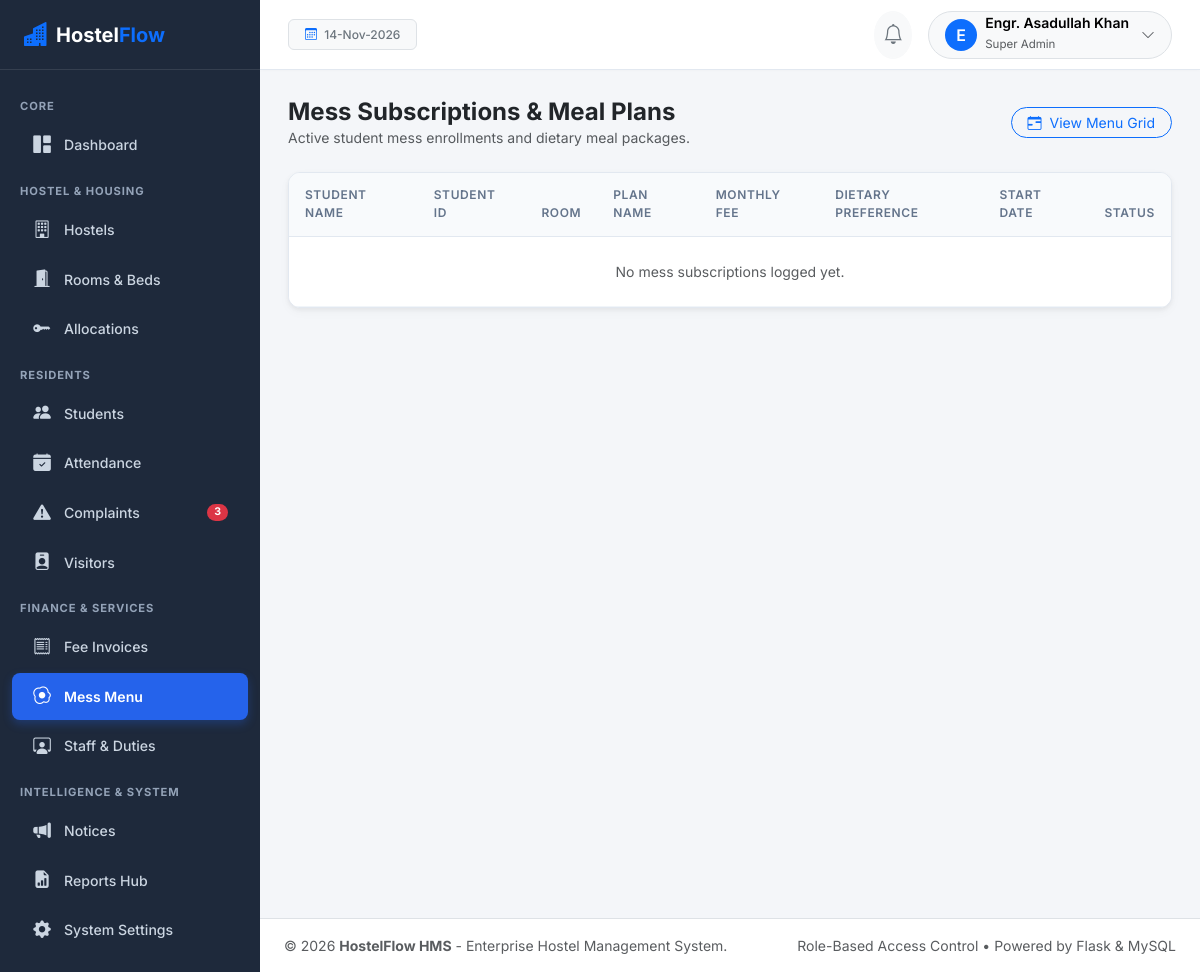
/mess/subscriptions (signed in), run on the app's committed database.
### app/models/user.py (models this page shows, shortened)
class User(UserMixin, TimestampMixin, db.Model):
    __tablename__ = 'users'
    id = db.Column(db.Integer, primary_key=True)
    username = db.Column(db.String(80), unique=True, nullable=False, index=True)
    email = db.Column(db.String(120), unique=True, nullable=False, index=True)
    password_hash = db.Column(db.String(255), nullable=False)
    full_name = db.Column(db.String(120), nullable=False)
    avatar = db.Column(db.String(255), default='default_avatar.png')
    is_active = db.Column(db.Boolean, default=True, nullable=False)
    last_login = db.Column(db.DateTime)
    role_id = db.Column(db.Integer, db.ForeignKey('roles.id'), nullable=False)
    role = db.relationship('Role', back_populates='users')
    student_profile = db.relationship('Student', back_populates='user', uselist=False)
    employee_profile = db.relationship('Employee', back_populates='user', uselist=False)
    notifications = db.relationship('Notification', back_populates='user', lazy='dynamic', cascade='all, delete-orphan')
    audit_logs = db.relationship('AuditLog', back_populates='user', lazy='dynamic')
    def has_role(self, role_name):
        return self.role is not None and self.role.name.lower() == role_name.lower()
    @property
    def is_super_admin(self):
        return self.has_role('Super Admin')
    @property
    def is_student(self):
        return self.has_role('Student')
    @property
    def is_staff(self):
        return self.has_role('Staff')

class Role(db.Model):
    __tablename__ = 'roles'
    id = db.Column(db.Integer, primary_key=True)
    name = db.Column(db.String(50), unique=True, nullable=False)
    description = db.Column(db.String(255))
    users = db.relationship('User', back_populates='role', lazy='dynamic')

### app/routes/mess.py (the view)
@mess_bp.route('/subscriptions')
@login_required
@role_required('Super Admin', 'Hostel Admin', 'Accountant', 'Warden')
def list_subscriptions():
    subscriptions = MessSubscription.query.order_by(MessSubscription.created_at.desc()).all()
    return render_template('mess/subscriptions.html', subscriptions=subscriptions)

### app/__init__.py (called while the page is built)
@login_manager.user_loader
def load_user(user_id):
    return User.query.get(int(user_id))

### app/services/auth_service.py (called while the page is built)
def role_required(*roles):
    def decorator(f):
        @wraps(f)
        def decorated_function(*args, **kwargs):
            if not current_user.is_authenticated:
                return redirect(url_for('auth.login', next=request.url))
            if current_user.is_super_admin:
                return f(*args, **kwargs)
            user_role = current_user.role.name if current_user.role else ''
            if user_role not in roles:
                flash("You do not have administrative permission to access this resource.", "danger")
                abort(403)
            return f(*args, **kwargs)
        return decorated_function
    return decorator

### app/templates/mess/subscriptions.html (shortened to what this page needs)
{% extends "base.html" %}
{% block content %}
<div class="d-flex flex-column flex-md-row justify-content-between align-items-md-center gap-2 mb-4">
  <div>
    <h4 class="fw-bold mb-0 text-dark">Mess Subscriptions & Meal Plans</h4>
    <p class="text-muted small mb-0">Active student mess enrollments and dietary meal packages.</p>
  </div>
  <a href="{{ url_for('mess.weekly_menu') }}" class="btn btn-outline-primary btn-sm rounded-pill px-3">
    <i class="bi bi-calendar-range me-1"></i> View Menu Grid
  </a>
</div>
<div class="card card-saas">
  <div class="table-responsive">
    <table class="table table-custom table-hover align-middle mb-0">
      <thead>
        <tr>
          <th>Student Name</th>
          <th>Student ID</th>
          <th>Room</th>
          <th>Plan Name</th>
          <th>Monthly Fee</th>
          <th>Dietary Preference</th>
          <th>Start Date</th>
          <th>Status</th>
        </tr>
      </thead>
      <tbody>
        {% for s in subscriptions %}
          <tr>
            <td>
              <div class="fw-semibold text-dark">{{ s.student.full_name }}</div>
            </td>
            <td><small class="text-muted">{{ s.student.student_id_code }}</small></td>
            <td>
              {% if s.student.current_room %}
                <span class="badge badge-soft-secondary">{{ s.student.current_room.room_number }}</span>
              {% else %}
                -
              {% endif %}
            </td>
            <td><span class="badge badge-soft-primary">{{ s.plan_name }}</span></td>
            <td class="fw-bold text-success">{{ s.monthly_fee|currency }}</td>
            <td class="small text-muted">{{ s.dietary_preference }}</td>
            <td>{{ s.start_date|date_format }}</td>
            <td>
              <span class="badge {% if s.status == 'Active' %}badge-soft-success{% else %}badge-soft-secondary{% endif %}">
                {{ s.status }}
              </span>
            </td>
          </tr>
        {% else %}
          <tr><td colspan="8" class="text-center py-4 text-muted">No mess subscriptions logged yet.</td></tr>
        {% endfor %}
      </tbody>
    </table>
  </div>
</div>
{% endblock %}

### app/templates/base.html (shortened to what this page needs)
<!DOCTYPE html>
<html lang="en">
<head>
  <link href="https://cdn.jsdelivr.net/npm/bootstrap@5.3.3/dist/css/bootstrap.min.css" rel="stylesheet">
  <link rel="stylesheet" href="https://cdn.jsdelivr.net/npm/bootstrap-icons@1.11.3/font/bootstrap-icons.min.css">
  <link rel="stylesheet" href="{{ url_for('static', filename='css/style.css') }}">
</head>
<body>
<div class="d-flex" id="wrapper">
  <div id="sidebar-wrapper">
    <div class="sidebar-brand">
      <i class="bi bi-buildings-fill text-primary me-2 fs-4"></i>
      <span>Hostel<span class="text-primary">Flow</span></span>
    </div>
    <div class="py-3">
      {% if current_user.is_authenticated and not current_user.is_student and not current_user.is_staff %}
        <div class="sidebar-heading">Core</div>
        <a href="{{ url_for('dashboard.index') }}" class="nav-link-custom {% if request.endpoint and request.endpoint == 'dashboard.index' %}active{% endif %}">
          <i class="bi bi-grid-1x2-fill"></i> Dashboard
        </a>
        <div class="sidebar-heading">Hostel & Housing</div>
        <a href="{{ url_for('hostels.list_hostels') }}" class="nav-link-custom {% if request.endpoint and 'hostels' in request.endpoint %}active{% endif %}">
          <i class="bi bi-building"></i> Hostels
        </a>
        <a href="{{ url_for('rooms.list_rooms') }}" class="nav-link-custom {% if request.endpoint and 'rooms' in request.endpoint %}active{% endif %}">
          <i class="bi bi-door-open-fill"></i> Rooms & Beds
        </a>
        <a href="{{ url_for('allocations.list_allocations') }}" class="nav-link-custom {% if request.endpoint and 'allocations' in request.endpoint %}active{% endif %}">
          <i class="bi bi-key-fill"></i> Allocations
        </a>
        <div class="sidebar-heading">Residents</div>
        <a href="{{ url_for('students.list_students') }}" class="nav-link-custom {% if request.endpoint and 'students' in request.endpoint %}active{% endif %}">
          <i class="bi bi-people-fill"></i> Students
        </a>
        <a href="{{ url_for('attendance.index') }}" class="nav-link-custom {% if request.endpoint and 'attendance' in request.endpoint %}active{% endif %}">
          <i class="bi bi-calendar-check-fill"></i> Attendance
        </a>
        <a href="{{ url_for('complaints.list_complaints') }}" class="nav-link-custom {% if request.endpoint and 'complaints' in request.endpoint %}active{% endif %}">
          <i class="bi bi-exclamation-triangle-fill"></i> Complaints
          {% if pending_complaints_count > 0 %}
            <span class="badge bg-danger rounded-pill ms-auto">{{ pending_complaints_count }}</span>
          {% endif %}
        </a>
        <a href="{{ url_for('visitors.list_visitors') }}" class="nav-link-custom {% if request.endpoint and 'visitors' in request.endpoint %}active{% endif %}">
          <i class="bi bi-person-badge-fill"></i> Visitors
        </a>
        <div class="sidebar-heading">Finance & Services</div>
        <a href="{{ url_for('fees.list_invoices') }}" class="nav-link-custom {% if request.endpoint and 'fees' in request.endpoint %}active{% endif %}">
          <i class="bi bi-receipt"></i> Fee Invoices
        </a>
        <a href="{{ url_for('mess.weekly_menu') }}" class="nav-link-custom {% if request.endpoint and 'mess' in request.endpoint %}active{% endif %}">
          <i class="bi bi-egg-fried"></i> Mess Menu
        </a>
        <a href="{{ url_for('staff.list_employees') }}" class="nav-link-custom {% if request.endpoint and 'staff' in request.endpoint %}active{% endif %}">
          <i class="bi bi-person-workspace"></i> Staff & Duties
        </a>
        <div class="sidebar-heading">Intelligence & System</div>
        <a href="{{ url_for('announcements.list_announcements') }}" class="nav-link-custom {% if request.endpoint and 'announcements' in request.endpoint %}active{% endif %}">
          <i class="bi bi-megaphone-fill"></i> Notices
        </a>
        <a href="{{ url_for('reports.index') }}" class="nav-link-custom {% if request.endpoint and 'reports' in request.endpoint %}active{% endif %}">
          <i class="bi bi-file-earmark-bar-graph-fill"></i> Reports Hub
        </a>
        {% if current_user.is_super_admin %}
          <a href="{{ url_for('settings.general_settings') }}" class="nav-link-custom {% if request.endpoint and 'settings' in request.endpoint %}active{% endif %}">
            <i class="bi bi-gear-fill"></i> System Settings
          </a>
        {% endif %}
      {% endif %}
    </div>
  </div>
  <div id="page-content-wrapper">
    <nav class="navbar top-navbar d-flex align-items-center justify-content-between">
      <div class="d-flex align-items-center gap-3">
        <span class="badge bg-light text-secondary border px-3 py-2 fw-medium">
          <i class="bi bi-calendar3 me-1 text-primary"></i>
          {{ today_date|date_format }}
        </span>
      </div>
      <div class="d-flex align-items-center gap-3">
        <div class="dropdown">
          <button class="btn btn-light position-relative rounded-circle p-2" type="button" data-bs-toggle="dropdown" aria-expanded="false">
            <i class="bi bi-bell fs-5 text-secondary"></i>
          </button>
        </div>
        <div class="dropdown">
          <button class="btn btn-light rounded-pill border d-flex align-items-center gap-2 py-1 px-3" type="button" data-bs-toggle="dropdown" aria-expanded="false">
            <div class="rounded-circle bg-primary text-white d-flex align-items-center justify-content-center" style="width: 32px; height: 32px; font-weight: 600;">
              {{ current_user.full_name[:1] if current_user.is_authenticated else 'U' }}
            </div>
            <div class="text-start d-none d-sm-block">
              <div class="fw-semibold small lh-1">{{ current_user.full_name if current_user.is_authenticated else 'User' }}</div>
              <small class="text-muted" style="font-size: 0.72rem;">{{ current_user.role.name if current_user.is_authenticated and current_user.role else 'Guest' }}</small>
            </div>
            <i class="bi bi-chevron-down text-muted small ms-1"></i>
          </button>
        </div>
      </div>
    </nav>
    <main class="main-body">
      {% block content %}{% endblock %}
    </main>
    <footer class="bg-white border-top py-3 px-4 text-center text-muted small no-print">
      <div class="d-flex flex-column flex-sm-row justify-content-between align-items-center">
        <span>&copy; {{ 2026 }} <strong>HostelFlow HMS</strong> - Enterprise Hostel Management System.</span>
        <span class="mt-1 mt-sm-0">Role-Based Access Control &bull; Powered by Flask & MySQL</span>
      </div>
    </footer>
  </div>
</div>
</body>
</html>

### app/static/css/style.css (style rules this page uses)
:root { --primary-color: #0d6efd; --primary-dark: #0a58ca; --primary-light: #e7f1ff; --secondary-color: #495057; --success-color: #198754; --danger-color: #dc3545; --warning-color: #ffc107; --info-color: #0dcaf0; --body-bg: #f4f6f9; --sidebar-bg: #1e293b; --sidebar-hover: #334155; --sidebar-active: #2563eb; --card-shadow: 0 0.125rem 0.25rem rgba(0, 0, 0, 0.05), 0 0.25rem 0.75rem rgba(0, 0, 0, 0.03); --card-border-radius: 0.75rem; }
body { font-family: 'Inter', -apple-system, BlinkMacSystemFont, "Segoe UI", Roboto, "Helvetica Neue", Arial, sans-serif; background-color: var(--body-bg); color: #334155; min-height: 100vh; }
#sidebar-wrapper { min-height: 100vh; width: 260px; background-color: var(--sidebar-bg); color: #e2e8f0; transition: all 0.3s ease; z-index: 1000; }
#sidebar-wrapper .sidebar-brand { height: 70px; display: flex; align-items: center; padding: 0 1.5rem; font-size: 1.25rem; font-weight: 700; color: #ffffff; border-bottom: 1px solid rgba(255, 255, 255, 0.1); }
.sidebar-heading { padding: 0.75rem 1.25rem 0.25rem; font-size: 0.7rem; text-transform: uppercase; font-weight: 700; letter-spacing: 0.08em; color: #94a3b8; }
.nav-link-custom { display: flex; align-items: center; gap: 0.75rem; padding: 0.65rem 1.25rem; color: #cbd5e1; text-decoration: none; font-size: 0.88rem; font-weight: 500; border-radius: 0.5rem; margin: 0.15rem 0.75rem; transition: all 0.2s ease; }
.nav-link-custom.active { background-color: var(--sidebar-active); color: #ffffff; font-weight: 600; box-shadow: 0 4px 10px rgba(37, 99, 235, 0.3); }
.nav-link-custom i { font-size: 1.1rem; width: 20px; text-align: center; }
#page-content-wrapper { flex: 1; min-width: 0; display: flex; flex-direction: column; }
.top-navbar { height: 70px; background-color: #ffffff; border-bottom: 1px solid #e2e8f0; padding: 0 1.75rem; box-shadow: 0 1px 3px rgba(0, 0, 0, 0.02); }
.main-body { padding: 1.75rem; flex: 1; }
.card-saas { background: #ffffff; border-radius: var(--card-border-radius); border: 1px solid #e2e8f0; box-shadow: var(--card-shadow); overflow: hidden; }
.table-custom { margin-bottom: 0; }
.table-custom th { background-color: #f8fafc; color: #64748b; font-weight: 600; font-size: 0.75rem; text-transform: uppercase; letter-spacing: 0.05em; border-top: none; border-bottom: 1px solid #e2e8f0; padding: 0.85rem 1rem; }
.table-custom td { padding: 0.85rem 1rem; vertical-align: middle; border-bottom: 1px solid #f1f5f9; font-size: 0.875rem; }

### data on the page
User: is_active+full_name "E", is_active+full_name "Engr. Asadullah Khan", role "Super Admin"

### other printed values
{{ pending_complaints_count }} "3"
{{ 2026 }} "2026"
